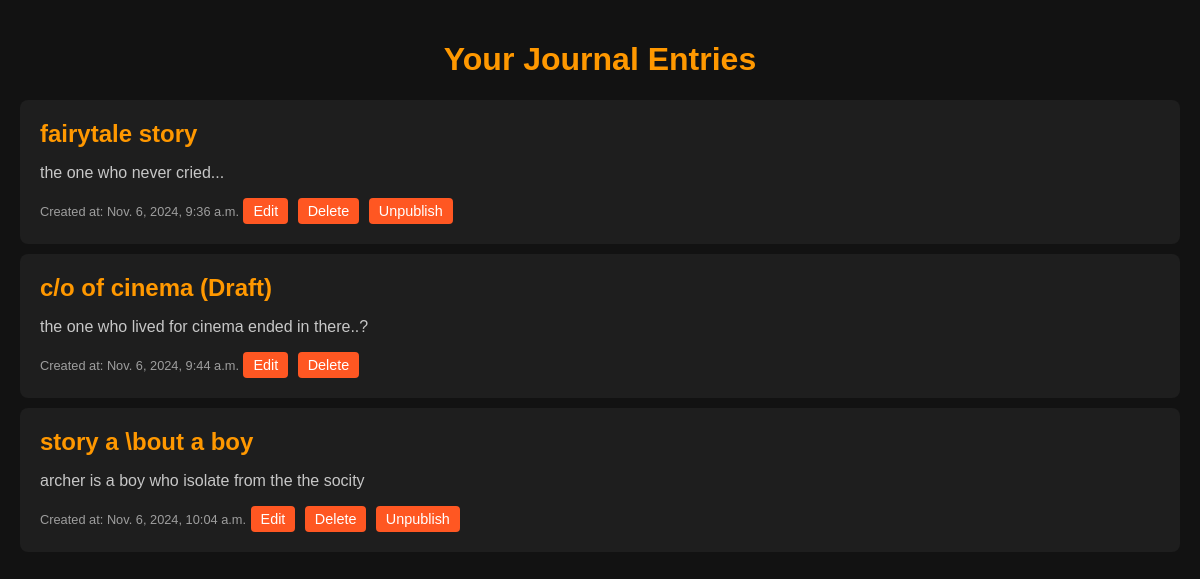
Screenshot of /my-entries/ (signed in) with the database file from the repository.
### entries/models.py (models this page shows, shortened)
class Entry(models.Model):
    user = models.ForeignKey(User, on_delete=models.CASCADE)
    title = models.CharField(max_length=200, default="Untitled Entry")
    content = models.TextField(default="No content available.")
    created_at = models.DateTimeField(auto_now_add=True)
    category = models.CharField(max_length=100, blank=True, default="General")
    published = models.BooleanField(default=False)
    deleted = models.BooleanField(default=False)

### entries/views.py (the view)
# urls.py: path('my-entries/', views.my_entries, name='my_entries'),
def my_entries(request):
    entries = Entry.objects.filter(user=request.user, deleted=False)
    suggestion_topics = [
        "Reflect on a recent experience that changed your perspective.",
        "Write about a time when you overcame a challenge.",
        "Describe your goals for the next year.",
        "List three things you're grateful for and why.",
        "Write about a skill you want to improve and how you'll do it.",
        "Imagine your ideal day and describe it in detail.",
        "Write a letter to your future self.",
        "Describe a memorable journey you've taken and why it was special.",
        "Think about someone who inspires you and why.",
        "Write about a recent book or movie that impacted you.",
        "What does success mean to you?",
        "Reflect on a recent accomplishment you're proud of."
    ]
    suggestions = random.sample(suggestion_topics, 3)
    deleted_entries = Entry.objects.filter(user=request.user, deleted=True)
    return render(request, 'my_entries.html', {
        'entries': entries,
        'deleted_entries': deleted_entries,
        'suggestions': suggestions  # Ensure suggestions is here
    })

### entries/templates/my_entries.html (shortened to what this page needs)
<!DOCTYPE html>
<html lang="en">
<head>
</head>
<body>
    <h1>Your Journal Entries</h1>
    {% if entries %}
        <ul>
            {% for entry in entries %}
                <li>
                    <h2>{{ entry.title }} {% if not entry.published %} (Draft) {% endif %}</h2>
                    <p>{{ entry.content }}</p>
                    <small>Created at: {{ entry.created_at }}</small>
                    <form action="{% url 'edit_entry' entry.id %}" method="get" style="display:inline;">
                        <button type="submit" class="action-button">Edit</button>
                    </form>
                    <form action="{% url 'delete_entry' entry.id %}" method="post" style="display:inline;">
                        <button type="submit" class="action-button">Delete</button>
                    </form>
                    {% if entry.published %}
                    <form action="{% url 'toggle_publish' entry.id %}" method="post" style="display:inline;">
                        <button type="submit" class="action-button">Unpublish</button>
                    </form>
{% endif %}
                </li>
            {% endfor %}
        </ul>
    {% else %}
        <p>No entries found.</p>
    {% endif %}
</body>
</html>

### entries/templates/my_entries.html (style rules this page uses)
body { background-color: #121212; color: #ffffff; font-family: Arial, sans-serif; margin: 0; padding: 20px; }
h1 { color: #ff9800; text-align: center; }
ul { list-style-type: none; padding: 0; }
li { background-color: #1e1e1e; padding: 20px; margin: 10px 0; border-radius: 8px; position: relative; }
h2 { color: #ff9800; font-size: 1.5em; margin: 0; }
p { font-size: 1em; color: #c7c7c7; }
small { font-size: 0.8em; color: #9e9e9e; }
.action-button { background-color: #ff5722; color: white; border: none; padding: 5px 10px; cursor: pointer; border-radius: 4px; font-size: 0.9em; margin-right: 5px; }

### rows the page displays
Entry: title "fairytale story", content "the one who never cried...", created_at "Nov. 6, 2024, 9:36 a.m.", published "Unpublish"
Entry: title "c/o of cinema", published "(Draft)", content "the one who lived for cinema ended in there..?", created_at "Nov. 6, 2024, 9:44 a.m."
Entry: title "story a \\bout a boy", content "archer is a boy who isolate from the the socity", created_at "Nov. 6, 2024, 10:04 a.m.", published "Unpublish"
